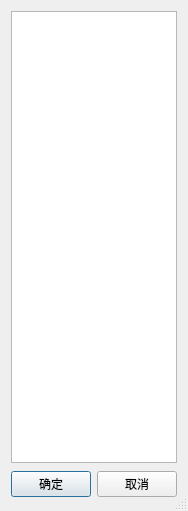
<?xml version="1.0" encoding="UTF-8"?>
<ui version="4.0">
 <class>Dialog</class>
 <widget class="QDialog" name="Dialog">
  <property name="geometry">
   <rect>
    <x>0</x>
    <y>0</y>
    <width>188</width>
    <height>511</height>
   </rect>
  </property>
  <property name="windowTitle">
   <string>名单设置 - 心跳点名</string>
  </property>
  <property name="sizeGripEnabled">
   <bool>true</bool>
  </property>
  <layout class="QVBoxLayout" name="verticalLayout">
   <item>
    <widget class="QTextEdit" name="textEdit"/>
   </item>
   <item>
    <layout class="QHBoxLayout">
     <property name="spacing">
      <number>6</number>
     </property>
     <property name="margin">
      <number>0</number>
     </property>
     <item>
      <spacer>
       <property name="orientation">
        <enum>Qt::Horizontal</enum>
       </property>
       <property name="sizeHint" stdset="0">
        <size>
         <width>71</width>
         <height>31</height>
        </size>
       </property>
      </spacer>
     </item>
     <item>
      <widget class="QPushButton" name="okButton">
       <property name="text">
        <string>确定</string>
       </property>
      </widget>
     </item>
     <item>
      <widget class="QPushButton" name="cancelButton">
       <property name="text">
        <string>取消</string>
       </property>
      </widget>
     </item>
     <item>
      <spacer>
       <property name="orientation">
        <enum>Qt::Horizontal</enum>
       </property>
       <property name="sizeHint" stdset="0">
        <size>
         <width>40</width>
         <height>20</height>
        </size>
       </property>
      </spacer>
     </item>
    </layout>
   </item>
  </layout>
 </widget>
 <resources/>
 <connections>
  <connection>
   <sender>okButton</sender>
   <signal>clicked()</signal>
   <receiver>Dialog</receiver>
   <slot>accept()</slot>
   <hints>
    <hint type="sourcelabel">
     <x>278</x>
     <y>253</y>
    </hint>
    <hint type="destinationlabel">
     <x>96</x>
     <y>254</y>
    </hint>
   </hints>
  </connection>
  <connection>
   <sender>cancelButton</sender>
   <signal>clicked()</signal>
   <receiver>Dialog</receiver>
   <slot>reject()</slot>
   <hints>
    <hint type="sourcelabel">
     <x>369</x>
     <y>253</y>
    </hint>
    <hint type="destinationlabel">
     <x>179</x>
     <y>282</y>
    </hint>
   </hints>
  </connection>
 </connections>
</ui>
